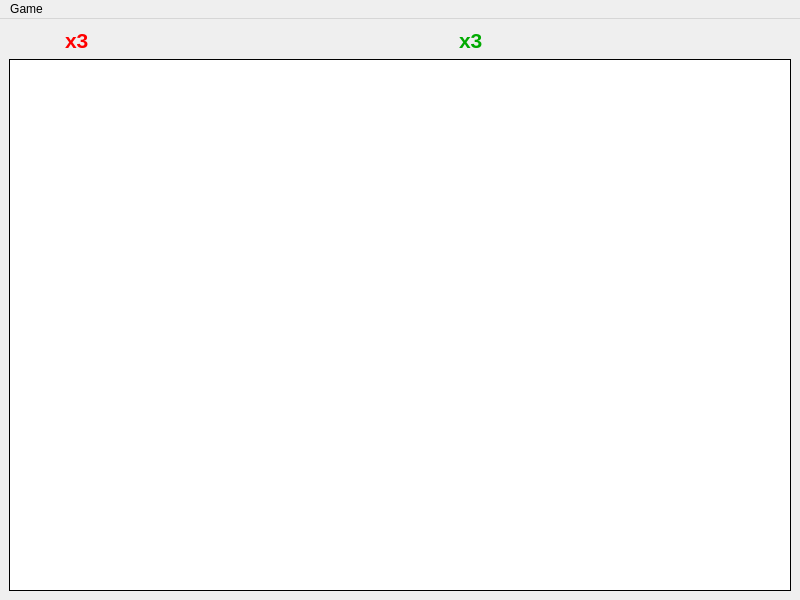
<?xml version="1.0" encoding="UTF-8"?>
<ui version="4.0">
 <class>Game</class>
 <widget class="QMainWindow" name="Game">
  <property name="geometry">
   <rect>
    <x>0</x>
    <y>0</y>
    <width>800</width>
    <height>600</height>
   </rect>
  </property>
  <property name="minimumSize">
   <size>
    <width>800</width>
    <height>600</height>
   </size>
  </property>
  <property name="windowTitle">
   <string>Game</string>
  </property>
  <widget class="QWidget" name="centralwidget">
   <layout class="QVBoxLayout" name="verticalLayout">
    <item>
     <layout class="QHBoxLayout" name="horizontalLayout">
      <item>
       <widget class="QLabel" name="label_3">
        <property name="maximumSize">
         <size>
          <width>50</width>
          <height>50</height>
         </size>
        </property>
        <property name="text">
         <string/>
        </property>
        <property name="pixmap">
         <pixmap resource="img/img.qrc">:/img/hard.png</pixmap>
        </property>
        <property name="scaledContents">
         <bool>true</bool>
        </property>
       </widget>
      </item>
      <item>
       <widget class="QLabel" name="energyCount">
        <property name="font">
         <font>
          <pointsize>16</pointsize>
          <bold>true</bold>
         </font>
        </property>
        <property name="styleSheet">
         <string notr="true">color: rgb(255, 0, 0);</string>
        </property>
        <property name="text">
         <string>x3</string>
        </property>
       </widget>
      </item>
      <item>
       <widget class="QLabel" name="label">
        <property name="maximumSize">
         <size>
          <width>50</width>
          <height>50</height>
         </size>
        </property>
        <property name="text">
         <string/>
        </property>
        <property name="pixmap">
         <pixmap resource="img/img.qrc">:/img/apple.png</pixmap>
        </property>
        <property name="scaledContents">
         <bool>true</bool>
        </property>
       </widget>
      </item>
      <item>
       <widget class="QLabel" name="foodCount">
        <property name="font">
         <font>
          <pointsize>16</pointsize>
          <bold>true</bold>
         </font>
        </property>
        <property name="styleSheet">
         <string notr="true">color: rgb(0, 170, 0);</string>
        </property>
        <property name="text">
         <string>x3</string>
        </property>
       </widget>
      </item>
     </layout>
    </item>
    <item>
     <widget class="QGraphicsView" name="view">
      <property name="frameShape">
       <enum>QFrame::Panel</enum>
      </property>
      <property name="frameShadow">
       <enum>QFrame::Plain</enum>
      </property>
     </widget>
    </item>
   </layout>
  </widget>
  <widget class="QMenuBar" name="menubar">
   <property name="geometry">
    <rect>
     <x>0</x>
     <y>0</y>
     <width>800</width>
     <height>21</height>
    </rect>
   </property>
   <widget class="QMenu" name="menuGame">
    <property name="title">
     <string>Game</string>
    </property>
    <addaction name="actionSettings"/>
    <addaction name="actionExit"/>
   </widget>
   <addaction name="menuGame"/>
  </widget>
  <action name="actionSettings">
   <property name="text">
    <string>Settings</string>
   </property>
  </action>
  <action name="actionExit">
   <property name="text">
    <string>Exit</string>
   </property>
  </action>
 </widget>
 <resources>
  <include location="img/img.qrc"/>
 </resources>
 <connections/>
</ui>
